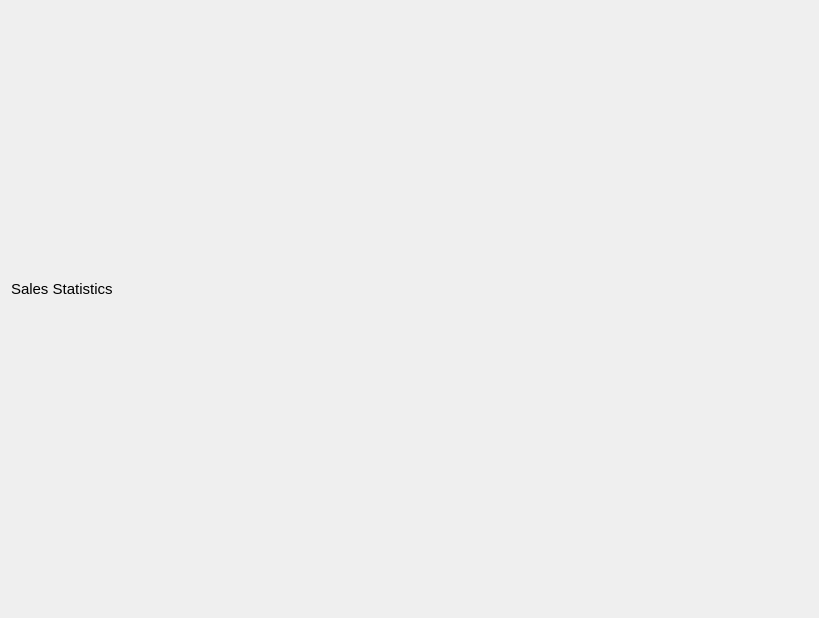
<?xml version="1.0" encoding="UTF-8"?>
<ui version="4.0">
 <class>GenericSalesReport</class>
 <widget class="QWidget" name="GenericSalesReport">
  <property name="geometry">
   <rect>
    <x>0</x>
    <y>0</y>
    <width>819</width>
    <height>618</height>
   </rect>
  </property>
  <property name="windowTitle">
   <string>Form</string>
  </property>
  <layout class="QVBoxLayout" name="verticalLayout">
   <item>
    <layout class="QHBoxLayout" name="horizontalLayout">
     <item>
      <widget class="QLabel" name="label">
       <property name="sizePolicy">
        <sizepolicy hsizetype="Preferred" vsizetype="Fixed">
         <horstretch>0</horstretch>
         <verstretch>0</verstretch>
        </sizepolicy>
       </property>
       <property name="font">
        <font>
         <family>Arial</family>
         <pointsize>11</pointsize>
        </font>
       </property>
       <property name="text">
        <string>Sales Statistics</string>
       </property>
      </widget>
     </item>
     <item>
      <spacer name="horizontalSpacer">
       <property name="orientation">
        <enum>Qt::Horizontal</enum>
       </property>
       <property name="sizeType">
        <enum>QSizePolicy::Expanding</enum>
       </property>
       <property name="sizeHint" stdset="0">
        <size>
         <width>40</width>
         <height>20</height>
        </size>
       </property>
      </spacer>
     </item>
    </layout>
   </item>
   <item>
    <layout class="QGridLayout" name="gridLayout">
     <property name="leftMargin">
      <number>20</number>
     </property>
     <property name="topMargin">
      <number>20</number>
     </property>
     <property name="rightMargin">
      <number>20</number>
     </property>
     <property name="bottomMargin">
      <number>20</number>
     </property>
     <property name="spacing">
      <number>20</number>
     </property>
    </layout>
   </item>
  </layout>
 </widget>
 <resources/>
 <connections/>
</ui>
